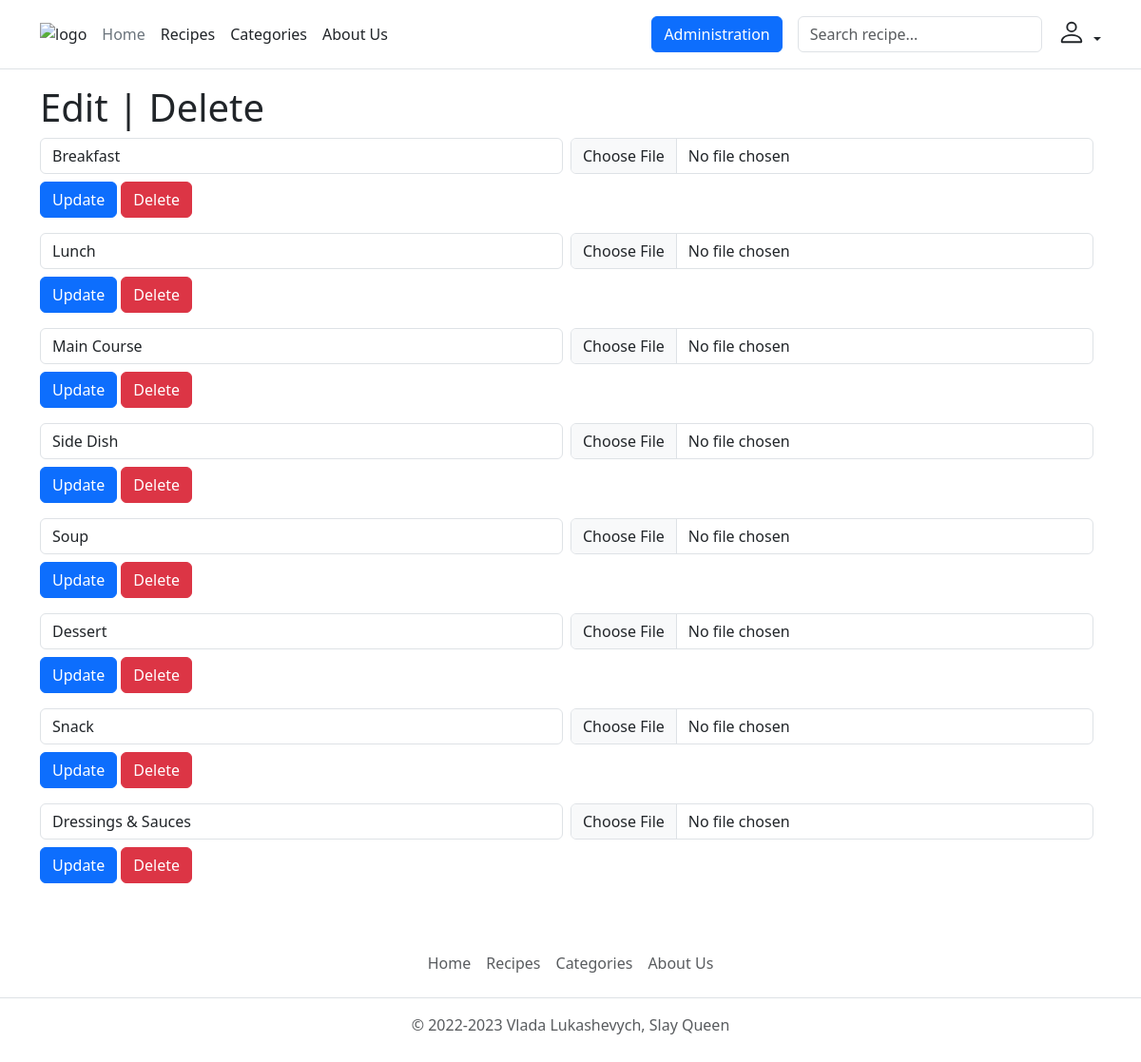
The app's page /category/update (signed in), older data.
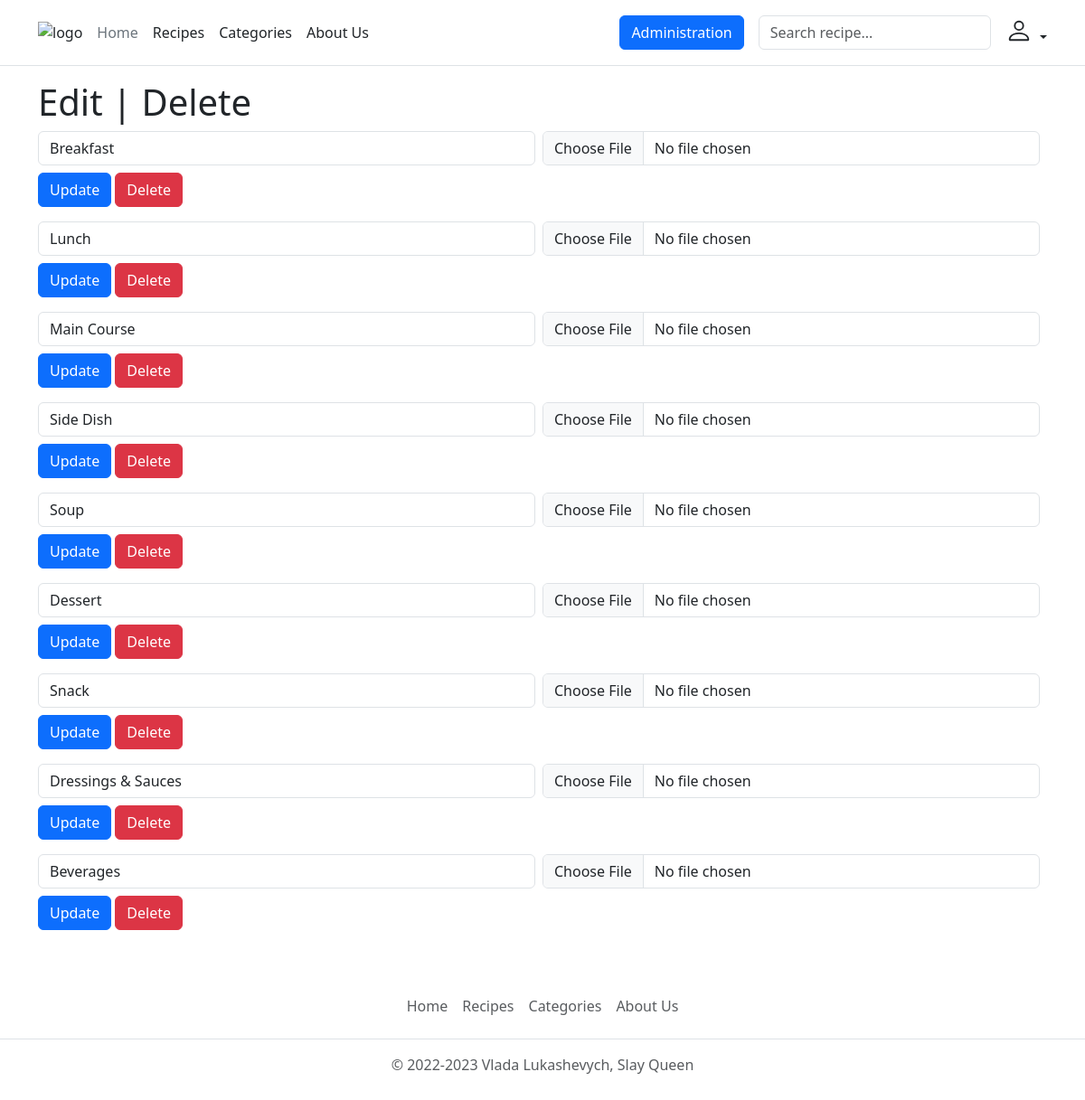
The same page, newer data.
### tables this page shows
CREATE TABLE `category` (
  `id` int NOT NULL AUTO_INCREMENT,
  `name` varchar(50) NOT NULL,
  `photo` varchar(255) DEFAULT NULL,
  PRIMARY KEY (`id`)
);

### core/Template.php (called while the page is built, shortened)
<?php
class Template
{
    protected $path;
    public function __construct($path)
    {
        $this->path = $path;
    }
    public function getHTML()
    {
        include($this->path);
        $html = ob_get_contents();
        return $html;
    }
}

### core/Controller.php (called while the page is built, shortened)
<?php
class Controller
{
    protected $viewPath;
    public function __construct()
    {
        $this->moduleName = Core::getInstance()->app['moduleName'];
        $this->actionName = Core::getInstance()->app['actionName'];;
        $this->viewPath = "views/{$this->moduleName}/{$this->actionName}.php";
    }
    public function render($viewPath = null, $params = null)
    {
        if (empty($viewPath))
            $viewPath = $this->viewPath;
        $tpl = new Template($viewPath);
        if (!empty($params))
            $tpl->setParams($params);
        return $tpl->getHTML();
    }
}

### controllers/CategoryController.php (called while the page is built, shortened)
<?php
class CategoryController extends Controller
{
    public function updateAction()
    {
        $categories = Category::getCategories();
        return $this->render(null, [
            'categories' => $categories,
            'error' => $error
        ]);
    }
}

### index.php (called while the page is built, shortened)
<?php
spl_autoload_register(function($className) {
    $path = $className.'.php';
});
$core = Core::getInstance();
$core->Initialize();
$core->Run();

### core/DB.php (called while the page is built, shortened)
<?php
class DB
{
    protected $pdo;
    public function __construct($hostname, $login, $password, $database)
    {
        $this->pdo = new \PDO("mysql: host={$hostname};dbname={$database}", $login, $password);
    }
    public function select($tableName, $fieldsList = "*", $conditionArray = null, $orderByStr="")
    {
        if (is_string($fieldsList))
            $fieldsListString = $fieldsList;
        $wherePart = '';
        $res = $this->pdo->prepare(
            "select {$fieldsListString} from {$tableName} {$wherePart} {$orderByStr}"
        );
        $res->execute($conditionArray);
        return $res->fetchAll(\PDO::FETCH_ASSOC);
    }
}

### models/Category.php (called while the page is built, shortened)
<?php
class Category
{
    protected static $tableName = 'category';
    public static function getCategories()
    {
        return Core::getInstance()->db->select(self::$tableName);
    }
}

### views/category/update.php (the view, shortened to what this page needs)
<h1>Edit | Delete</h1>
<?php foreach ($categories as $category) : ?>
    <form method="post" action="" enctype="multipart/form-data">
        <div class="mb-3 d-flex flex-wrap align-items-end">
            <div class="me-2 edit-form-field">
                <input type="text" class="form-control" id="name" name="name" aria-describedby="nameHelp"
                       value="<?= $category['name'] ?>">
            </div>
            <div class="me-2 edit-form-field">
                <input class="form-control" type="file" id="file" name="file" accept="image/jpeg">
            </div>
            <div class="mt-2">
                <button type="submit" name="update" class="btn btn-primary">Update</button>
                <a href="/category/delete/<?= $category['id'] ?>" id="delete" class="btn btn-danger">Delete</a>
            </div>
        </div>
    </form>
<?php endforeach; ?>

Row changes from the older to the newer data that the page shows:
added category: name "Beverages"
